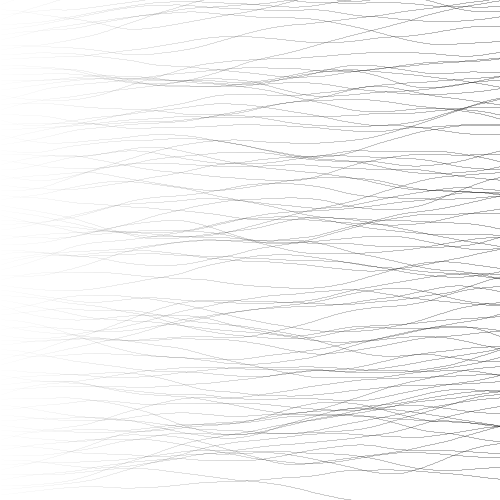
Frame 1 (no input)
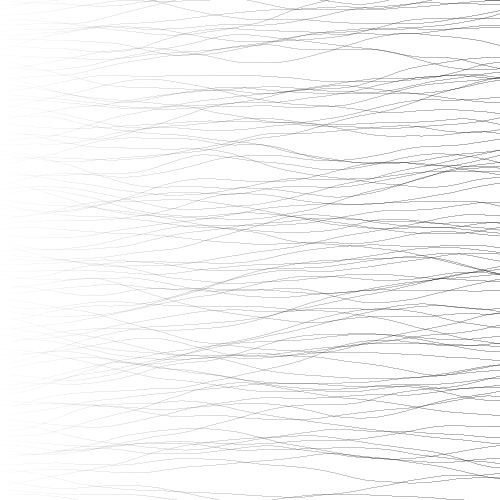
Frame 60 (the mouse pressed at the canvas centre just before this capture)
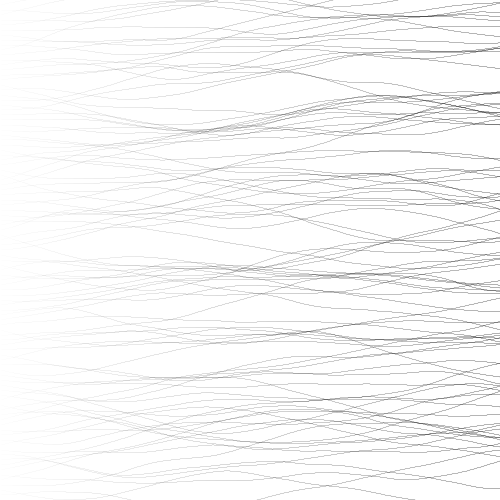
Frame 120 (the mouse held since frame 60 and released just before this capture)

The Processing sketch that drew these frames (run headless with seeded random() and noise(); from frame 60 on, the mouse is pressed at the canvas centre):

// Processing sketch: processing_182023
// ── processing_182023.pde

float y;
float x;
float yVariance;
float newY;
float noiseSeed;

void setup(){
 size(500,500);
 smooth();
 y=height/2;
 x=0;
 strokeWeight(1);
 stroke(0,200);
 noiseSeed=random(10);
  
}

void draw(){
  background(255);
  for (int mainY=0;mainY<height;mainY=mainY+5){
    y=mainY;
    for (int i=0;x<width;x++){
      yVariance=noise(noiseSeed)-.5;
      newY=y+yVariance;
      int transparency=int(map(x,1,width,1,50));
      stroke(0,transparency);
      line(x,y,x+1,newY);
      y=newY;
      noiseSeed+=0.009; //try different numbers
    }
   x=0;
  }
  
  
  
}
